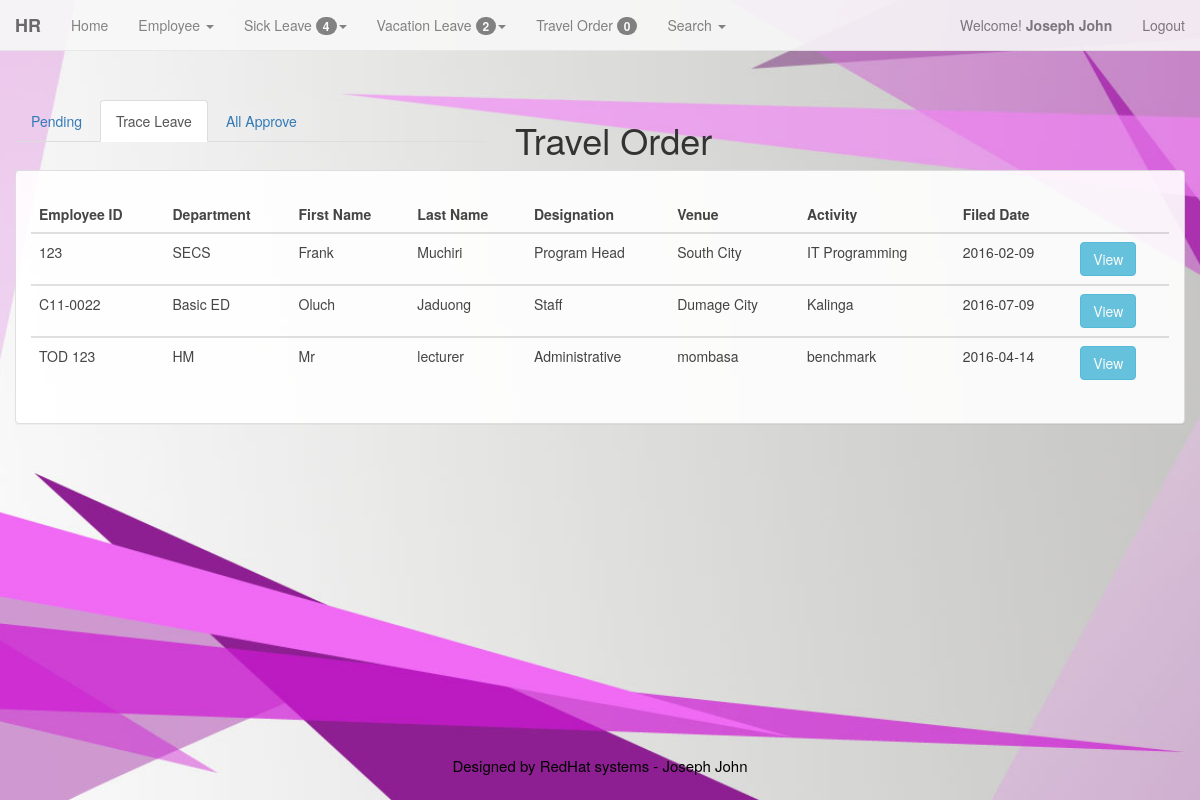
/admin/to_leave_track.php (signed in), run on the app's committed database.
### tables this page shows
CREATE TABLE IF NOT EXISTS `members` (
  `id` int(11) NOT NULL AUTO_INCREMENT,
  `username` varchar(200) NOT NULL,
  `password` varchar(200) NOT NULL,
  `FirstName` varchar(200) NOT NULL,
  `LastName` varchar(200) NOT NULL,
  `LEVEL` int(1) NOT NULL,
  PRIMARY KEY (`id`)
);

CREATE TABLE IF NOT EXISTS `employee` (
  `emp_id` int(100) NOT NULL AUTO_INCREMENT,
  `id_emp` varchar(128) NOT NULL,
  `emp_fname` varchar(128) NOT NULL,
  `emp_lname` varchar(128) NOT NULL,
  `emp_mname` varchar(128) NOT NULL,
  `emp_bday` varchar(128) NOT NULL,
  `emp_age` int(11) NOT NULL,
  `emp_gen` varchar(128) NOT NULL,
  `emp_add` varchar(128) NOT NULL,
  `emp_stat` varchar(128) NOT NULL,
  `emp_cont` varchar(11) NOT NULL,
  `sss` int(10) NOT NULL,
  `pagibig` int(12) NOT NULL,
  `philhealth` int(12) NOT NULL,
  `tin` varchar(13) NOT NULL,
  `email` varchar(128) NOT NULL,
  `emp_pos` varchar(128) NOT NULL,
  `id_pos` int(11) NOT NULL,
  `id_dept` int(11) NOT NULL,
  `addedby` varchar(128) NOT NULL,
  `emp_date` date NOT NULL,
  `stat` int(2) NOT NULL,
  PRIMARY KEY (`emp_id`)
);

CREATE TABLE IF NOT EXISTS `department` (
  `id_dept` int(11) NOT NULL,
  `depart_name` varchar(128) NOT NULL,
  `emp_id` varchar(11) NOT NULL,
  PRIMARY KEY (`id_dept`)
);

CREATE TABLE IF NOT EXISTS `travel_ordr` (
  `to_id` int(11) NOT NULL AUTO_INCREMENT,
  `emp_id` int(100) NOT NULL,
  `date` date NOT NULL,
  `to_venue` varchar(128) NOT NULL,
  `to_host` varchar(128) NOT NULL,
  `to_activ` varchar(128) NOT NULL,
  `to_etd` date NOT NULL,
  `to_eta` date NOT NULL,
  `to_trans` varchar(128) NOT NULL,
  `to_regis` int(128) NOT NULL,
  `to_bal` int(128) NOT NULL,
  `to_total` int(128) NOT NULL,
  `acctant` int(11) NOT NULL,
  `prog_head` int(11) NOT NULL,
  `vp_finance` int(11) NOT NULL,
  `vp_acad` int(11) NOT NULL,
  `vp_operation` int(11) NOT NULL,
  `exe_vp` int(11) NOT NULL,
  `to_stat` int(2) NOT NULL,
  PRIMARY KEY (`to_id`)
);

### admin/to_leave_track.php (the view, shortened to what this page needs)
<?php
	include("menu.php");
?>
		<div class="container-fluid">
				<div class = "row" style = "margin-top:50px">
					<div class = "col-md-5">
						<ul class="nav nav-tabs">
						  <li role="presentation"><a href="to_view.php">Pending</a></li>
						  <li role="presentation" class="active"><a href="to_leave_track.php">Trace Leave</a></li>
						  <li role="presentation"><a href="to_all_approve.php">All Approve</a></li>
						</ul>
					</div>
					<div class = "col-md-3">
						<h1>Travel Order</h1>
					</div>
				</div>
<div class="container-fluid">
	<div class = "row">
		<div class="panel panel-default">
			<div class="panel-body">
				<div class="table-responsive">
					<?php
						$sql = "SELECT * FROM employee, department, travel_ordr, executive
									WHERE employee.emp_id = travel_ordr.emp_id
									AND department.id_dept = employee.id_dept
									AND executive.exe_vp = travel_ordr.exe_vp
									AND employee.stat='1'
									AND executive.exe_vp = '1'";
						$qry=mysql_query($sql);
					?>
						<table class='table table-hover' style='margin-top:10px;'>
									<thead>
										<tr>
											<th>Employee ID</th>
											<th>Department</th>
											<th>First Name</th>
											<th>Last Name</th>
											<th>Designation</th>
											<th>Venue</th>
											<th>Activity</th>
											<th>Filed Date</th>
											<th></th>
										</tr>
									</thead>
					<?php
						while($rec=mysql_fetch_array($qry))
						{
					?>
					<tbody>
						<tr>
								<td>
									<?php echo $rec['id_emp']; ?>
								</td>
								<td>
									<?php echo $rec['depart_name']; ?>
								</td>
								<td>
									<?php echo $rec['emp_fname']; ?>
								</td>
								<td>
									<?php echo $rec['emp_lname']; ?>
								</td>
								<td>
									<?php echo $rec['emp_pos'] ?>
								</td>
								<td>
									<?php echo $rec['to_venue']?>
								</td>
								<td>
									<?php echo $rec['to_activ']?>
								</td>
								<td>
									<?php echo $rec['date']; ?>
								</td>
								<td>
									<a href='to_status.php?id=<?php echo $rec['to_id']?>'><input type='button' value='View' data-toggle="tooltip" data-placement="top" title="View Status" class='btn btn-info'/></a>
								</td>
							</tr>
					</tbody>
				<?php
					}
					echo"</table>";
				?>
				</div>
			</div>
		</div>
	</div>
</div>
	</div>
	<?php include('footer.php');?>

### admin/menu.php (shortened to what this page needs)
<!DOCTYPE html>
<html lang="en">
  <head>
	<link href="../bootstrap/css/bootstrap.min.css" rel="stylesheet">
  </head>
<body>
<div class="container-fluid">
	<?php
		$id=$_SESSION['id'];
		$result=mysql_query("select * from members where id=$id")or die(mysql_error);
		$row=mysql_fetch_array($result);
		$FirstName=$row['FirstName'];
		$LastName=$row['LastName'];
	?>
					<?php
						$welcome_view = "SELECT * FROM leaves, approve_hr where leaves.hr_approve = approve_hr.hr_approve AND approve_hr.hr_approve = '1'";
						$welcome_viewed = mysql_query($welcome_view);
						$num_rows = mysql_num_rows($welcome_viewed);
					?>
					<?php
						$welcome_view = "SELECT * FROM vacation_log, approve_hr where vacation_log.hr_approve = approve_hr.hr_approve AND approve_hr.hr_approve = '1'";
						$welcome_viewed = mysql_query($welcome_view);
						$num_rows2 = mysql_num_rows($welcome_viewed);
					?>
					<?php
						$welcome_view = "SELECT * FROM travel_ordr where travel_ordr.acctant = '1'";
						$welcome_viewed = mysql_query($welcome_view);
						$num_rows1 = mysql_num_rows($welcome_viewed);
					?>
				<nav class="navbar navbar-default navbar-fixed-top" role="navigation">
				  <div class="container-fluid">
					<div class="navbar-header">
					  <strong><a class="navbar-brand" href="#">HR</a></strong>
					</div>
					<div class="collapse navbar-collapse" id="bs-example-navbar-collapse-1">
					<ul class="nav navbar-nav">
						<li><a href="admin.php?id=<?php echo $row['id'];?>">Home</a></li>
						<li class="dropdown">
							<a href="#" class="dropdown-toggle" data-toggle="dropdown"> Employee <span class="caret"></span></a>
						</li>
						<li class="dropdown">
							<a href="#" class="dropdown-toggle" data-toggle="dropdown"> Sick Leave <span class="badge"> <?php echo $num_rows ?></span><span class="caret"></span></a>
						</li>
						<li class="dropdown">
							<a href="#" class="dropdown-toggle" data-toggle="dropdown"> Vacation Leave <span class="badge"> <?php echo $num_rows2 ?></span><span class="caret"></span></a>
						</li>
						<li><a href="to_view.php?id=<?php echo $row['id'];?>">Travel Order <span class="badge"> <?php echo $num_rows1 ?></span></a></li>
						<li class="dropdown">
							<a href="#" class="dropdown-toggle" data-toggle="dropdown"> Search <span class="caret"></span></a>
						</li>
					</ul>
					<ul class="nav navbar-nav navbar-right">
						<p class="navbar-text">Welcome! <strong><?php echo " ".$FirstName."&nbsp".$LastName." "; ?></strong></p>
							<li><p class="navbar-text"><a href="logout.php" class="navbar-link" title="Log Out">Logout</a></p></li>
					</ul>
					</div>
				  </div>
				</nav>
	</div>
  </body>
</html>

### admin/menu.php (style rules this page uses)
body { margin-top: 50px; margin-bottom: 50px; background: url('../background2.jpg') no-repeat center center fixed; -webkit-background-size: cover; -moz-background-size: cover; -o-background-size: cover; background-size: cover; }
.navbar-default { opacity: .9; }
.panel-default { opacity: .9; }

### data on the page
members: FirstName "Joseph", LastName "John"
employee: id_emp "123", id_dept.depart_name "SECS", emp_fname "Frank", emp_lname "Muchiri", emp_pos "Program Head", travel_ordr.to_venue "South City", travel_ordr.to_activ "IT Programming", travel_ordr.date "2016-02-09"
employee: id_emp "C11-0022", id_dept.depart_name "Basic ED", emp_fname "Oluch", emp_lname "Jaduong", emp_pos "Staff", travel_ordr.to_venue "Dumage City", travel_ordr.to_activ "Kalinga", travel_ordr.date "2016-07-09"
employee: id_emp "TOD 123", id_dept.depart_name "HM", emp_fname "Mr", emp_lname "lecturer", emp_pos "Administrative", travel_ordr.to_venue "mombasa", travel_ordr.to_activ "benchmark", travel_ordr.date "2016-04-14"

### other printed values
$num_rows "4"
$num_rows2 "2"
$num_rows1 "0"
